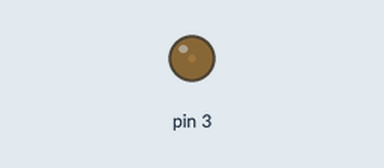
This sketch was run on a simulated Arduino Uno, built with avr-gcc and run on an emulated ATmega328P. Shown: output pins drawn as LEDs (lit = HIGH).

Above: at 0.05 s.
At 5.05 s:
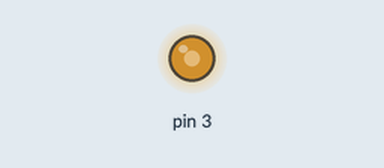
At 7.95 s:
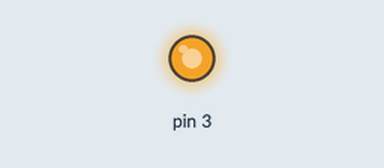
At 15.95 s:
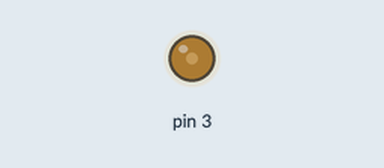
Timing chart, 0 to 23.4 s (numbered marks = the images above):
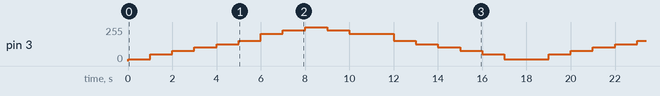

The sketch:

AnalogWright.ino
```cpp
void setup() {
  pinMode(3, OUTPUT);
  // put your setup code here, to run once:
}

void loop() {
  analogWrite(3, 12);
  delay(1000);
  analogWrite(3, 51);
  delay(1000);
  analogWrite(3, 76);
  delay(1000);
analogWrite(3, 102);
  delay(1000);
  analogWrite(3, 127);
  delay(1000);
  analogWrite(3, 153);
  delay(1000);

  analogWrite(3, 204);
  delay(1000);
  analogWrite(3, 229);
  delay(1000);
 analogWrite(3, 255);
  delay(1000);
analogWrite(3, 229);
  delay(1000);
  analogWrite(3, 204);
  delay(1000);
  analogWrite(3, 204);
  delay(1000);
  analogWrite(3, 153);
  delay(1000);
  analogWrite(3, 127);
  delay(1000);
  analogWrite(3, 102);
  delay(1000);
   analogWrite(3, 76);
  delay(1000);
   analogWrite(3, 51);
  delay(1000);
  analogWrite(3, 12);
  delay(1000);
  // put your main code here, to run repeatedly:
}
```

Measured:
- by itself, pin 3: repeats every 18.0 s: 51/255 1.0 s, 76/255 1.0 s, 102/255 1.0 s, 127/255 1.0 s, 153/255 1.0 s, 204/255 1.0 s, 229/255 1.0 s, 255/255 1.0 s, 229/255 1.0 s, 204/255 2.0 s, 153/255 1.0 s, 127/255 1.0 s, 102/255 1.0 s, 76/255 1.0 s, 51/255 1.0 s, 12/255 2.0 s
